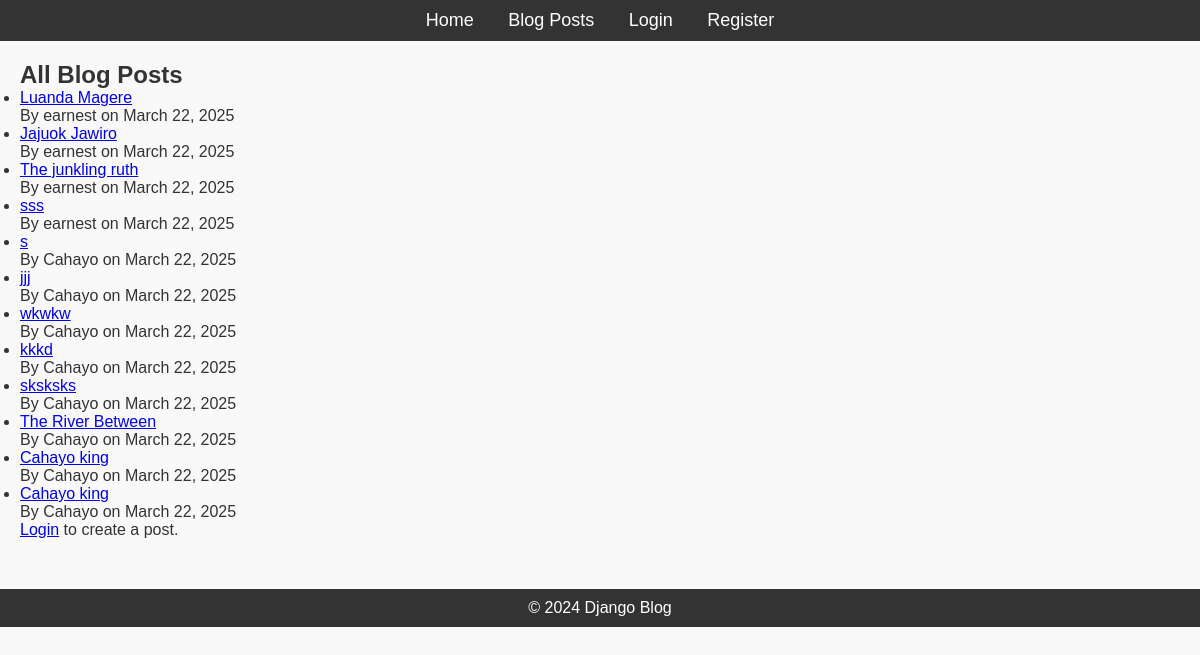
The page / on the database its author committed.
### blog/models.py (models this page shows, shortened)
class Post(models.Model):
    title = models.CharField(max_length=200)
    content = models.TextField()
    published_date = models.DateTimeField(auto_now_add=True)
    author = models.ForeignKey(User, on_delete=models.CASCADE, related_name="posts")
    tags = models.ManyToManyField(Tag, related_name='posts', blank=True)

### blog/views.py (the view)
# urls.py: path('', PostListView.as_view(), name='posts'),
class PostListView(ListView):
    model = Post
    template_name = 'blog/post_list.html'
    context_object_name = 'posts'
    ordering = ['-published_date']

### blog/templates/blog/post_list.html
{% extends 'blog/base.html' %} {% block content %}
<h2>All Blog Posts</h2>
{% if posts %}
<ul>
  {% for post in posts %}
  <li>
    <a href="{% url 'post-detail' post.pk %}">{{ post.title }}</a>
    <p>By {{ post.author }} on {{ post.published_date|date:"F j, Y" }}</p>
  </li>
  {% endfor %}
</ul>
{% else %}
<p>No blog posts available.</p>
{% endif %} {% if user.is_authenticated %}
<a href="{% url 'post-create' %}">Create New Post</a>
{% else %}
<p><a href="{% url 'login' %}">Login</a> to create a post.</p>
{% endif %} {% endblock %}

### blog/static/blog/style.css (style rules this page uses)
* { margin: 0; padding: 0; box-sizing: border-box; }
body { font-family: Arial, sans-serif; background-color: #f9f9f9; color: #333; }

### rows shown on the page
Post: title "Luanda Magere", author "earnest", published_date "March 22, 2025"
Post: title "Jajuok Jawiro", author "earnest", published_date "March 22, 2025"
Post: title "The junkling ruth", author "earnest", published_date "March 22, 2025"
Post: title "sss", author "earnest", published_date "March 22, 2025"
Post: title "s", author "Cahayo", published_date "March 22, 2025"
Post: title "jjj", author "Cahayo", published_date "March 22, 2025"
Post: title "wkwkw", author "Cahayo", published_date "March 22, 2025"
Post: title "kkkd", author "Cahayo", published_date "March 22, 2025"
Post: title "sksksks", author "Cahayo", published_date "March 22, 2025"
Post: title "The River Between", author "Cahayo", published_date "March 22, 2025"
Post: title "Cahayo king", author "Cahayo", published_date "March 22, 2025"
Post: title "Cahayo king", author "Cahayo", published_date "March 22, 2025"
